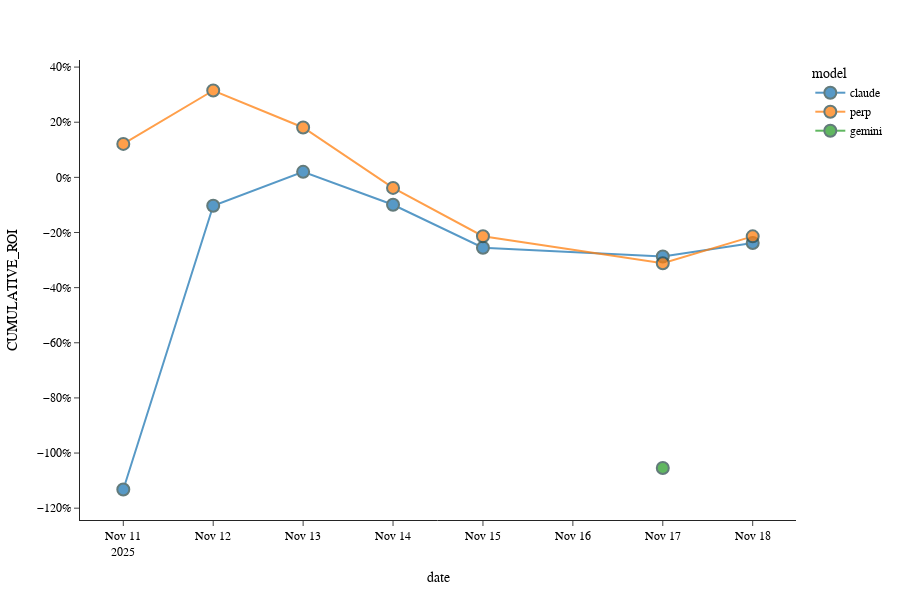

This figure's notebook cell:
### Code cell
fig = px.scatter(
        df_hist_agg,
        x='date',
        y='CUMULATIVE_ROI',
        color='model',
        template='simple_white',

    )

fig.update_layout(
            # title=f"Active / Canceled Subscription Count for {customer_id}<br><sup>{viz_tag}</sup>",
            font_family='Futura',
            height=600,
            font_color='black',
            showlegend=True,
            hovermode='x unified'
        )
fig.update_traces(mode='lines+markers',
                    opacity=.75,
                    marker=dict(size=12,line=dict(width=2,color='DarkSlateGrey'))
                    )
fig.update_xaxes(
            # title='Analytics Date',

                        )
fig.update_yaxes(
    tickformat = ',.0%'
            # title='Product Count',

                        )

fig.show()

### Figure 1 — Plotly figure (JSON) as saved in the notebook; plotly's stock layout.template omitted (floating-point values rounded to 4 significant figures)
{"data": [{"hovertemplate": "model=claude<br>date=%{x}<br>CUMULATIVE_ROI=%{y}<extra></extra>", "legendgroup": "claude", "marker": {"color": "#1F77B4", "line": {"color": "DarkSlateGrey", "width": 2}, "size": 12, "symbol": "circle"}, "mode": "lines+markers", "name": "claude", "opacity": 0.75, "orientation": "v", "showlegend": true, "type": "scatter", "x": ["2025-11-11T00:00:00.000000000", "2025-11-12T00:00:00.000000000", "2025-11-13T00:00:00.000000000", "2025-11-14T00:00:00.000000000", "2025-11-15T00:00:00.000000000", "2025-11-17T00:00:00.000000000", "2025-11-18T00:00:00.000000000"], "xaxis": "x", "y": [-1.132, -0.103, 0.02004, -0.09947, -0.2552, -0.2871, -0.2384], "yaxis": "y"}, {"hovertemplate": "model=perp<br>date=%{x}<br>CUMULATIVE_ROI=%{y}<extra></extra>", "legendgroup": "perp", "marker": {"color": "#FF7F0E", "line": {"color": "DarkSlateGrey", "width": 2}, "size": 12, "symbol": "circle"}, "mode": "lines+markers", "name": "perp", "opacity": 0.75, "orientation": "v", "showlegend": true, "type": "scatter", "x": ["2025-11-11T00:00:00.000000000", "2025-11-12T00:00:00.000000000", "2025-11-13T00:00:00.000000000", "2025-11-14T00:00:00.000000000", "2025-11-15T00:00:00.000000000", "2025-11-17T00:00:00.000000000", "2025-11-18T00:00:00.000000000"], "xaxis": "x", "y": [0.1213, 0.3151, 0.1808, -0.03831, -0.2135, -0.3114, -0.2139], "yaxis": "y"}, {"hovertemplate": "model=gemini<br>date=%{x}<br>CUMULATIVE_ROI=%{y}<extra></extra>", "legendgroup": "gemini", "marker": {"color": "#2CA02C", "line": {"color": "DarkSlateGrey", "width": 2}, "size": 12, "symbol": "circle"}, "mode": "lines+markers", "name": "gemini", "opacity": 0.75, "orientation": "v", "showlegend": true, "type": "scatter", "x": ["2025-11-17T00:00:00.000000000"], "xaxis": "x", "y": [-1.054], "yaxis": "y"}], "layout": {"font": {"color": "black", "family": "Futura"}, "height": 600, "hovermode": "x unified", "legend": {"title": {"text": "model"}, "tracegroupgap": 0}, "margin": {"t": 60}, "showlegend": true, "xaxis": {"anchor": "y", "domain": [0, 1], "title": {"text": "date"}}, "yaxis": {"anchor": "x", "domain": [0, 1], "tickformat": ",.0%", "title": {"text": "CUMULATIVE_ROI"}}}}
